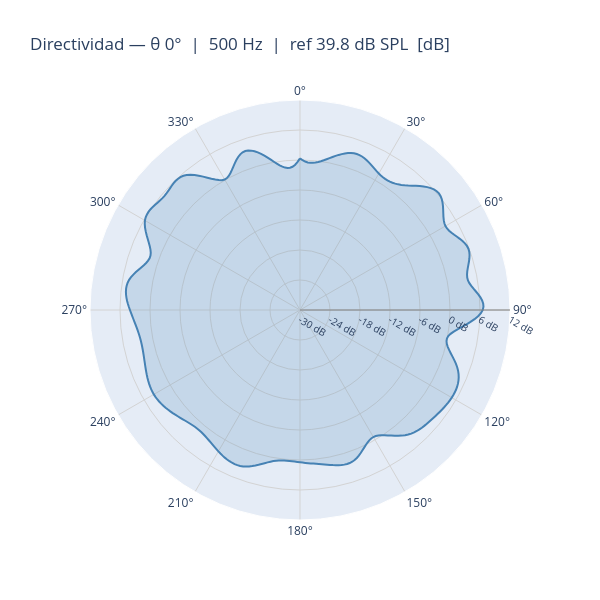

The cell this chart's notebook holds for it:
### Code cell
ma.notes['Sol4'].plot_polar_2d(
    theta=0,
    source='directivity',
    freq=500,           # None = broadband
    db_range=[-30, 12],
    tick_step=6,
)

### Figure 1 — Plotly figure (JSON) as saved in the notebook; plotly's stock layout.template omitted (floating-point values rounded to 4 significant figures; data arrays with more than 128 entries replaced by an {"elided": "..."} marker saying what was removed)
{"data": [{"fill": "toself", "fillcolor": "rgba(70,130,180,0.2)", "line": {"color": "steelblue", "width": 2}, "mode": "lines", "name": "θ 0°", "r": {"elided": "361 float values"}, "theta": {"elided": "361 int values"}, "type": "scatterpolar"}], "layout": {"height": 600, "polar": {"angularaxis": {"direction": "clockwise", "gridcolor": "lightgrey", "rotation": 90, "tickmode": "array", "ticktext": ["0°", "30°", "60°", "90°", "120°", "150°", "180°", "210°", "240°", "270°", "300°", "330°"], "tickvals": [0, 30, 60, 90, 120, 150, 180, 210, 240, 270, 300, 330]}, "radialaxis": {"gridcolor": "lightgrey", "linecolor": "grey", "range": [0, 42], "showline": true, "tickfont": {"size": 10}, "ticktext": ["-30 dB", "-24 dB", "-18 dB", "-12 dB", "-6 dB", "0 dB", "6 dB", "12 dB"], "tickvals": [0, 6, 12, 18, 24, 30, 36, 42]}}, "title": {"text": "Directividad — θ 0°  |  500 Hz  |  ref 39.8 dB SPL  [dB]"}, "width": 600}}
